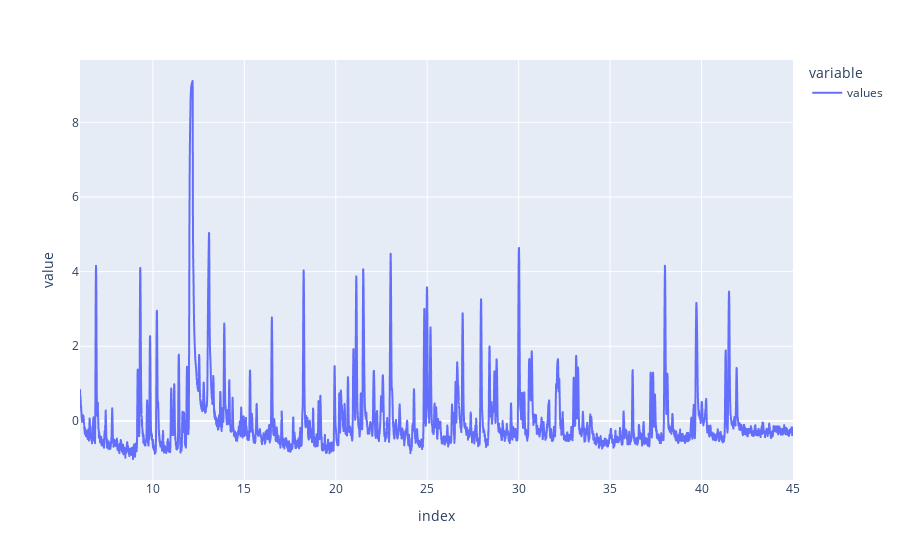

Notebook cell for this chart:
### Markdown cell above
Ensuite on fait une normalisation des points de la courbe

### Code cell
temp = (temp - temp.mean())/temp.std()
temp.plot()

### Figure 1 — Plotly figure (JSON) as saved in the notebook; plotly's stock layout.template omitted (floating-point values rounded to 4 significant figures; data arrays with more than 128 entries replaced by an {"elided": "..."} marker saying what was removed)
{"data": [{"hovertemplate": "variable=values<br>index=%{x}<br>value=%{y}<extra></extra>", "legendgroup": "values", "line": {"color": "#636efa", "dash": "solid"}, "mode": "lines", "name": "values", "showlegend": true, "type": "scattergl", "x": {"elided": "6677 float values"}, "xaxis": "x", "y": {"elided": "6677 float values"}, "yaxis": "y"}], "layout": {"legend": {"title": {"text": "variable"}, "tracegroupgap": 0}, "margin": {"t": 60}, "xaxis": {"anchor": "y", "domain": [0, 1], "title": {"text": "index"}}, "yaxis": {"anchor": "x", "domain": [0, 1], "title": {"text": "value"}}}}
